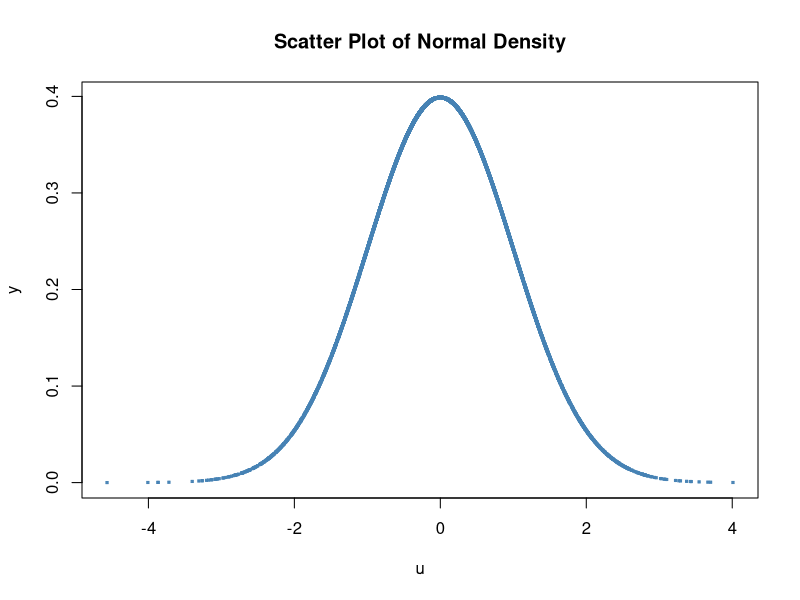
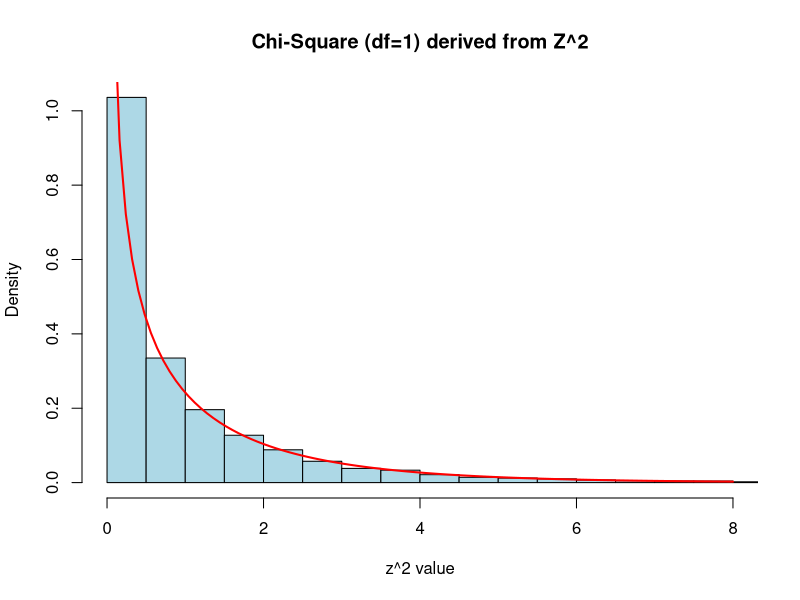
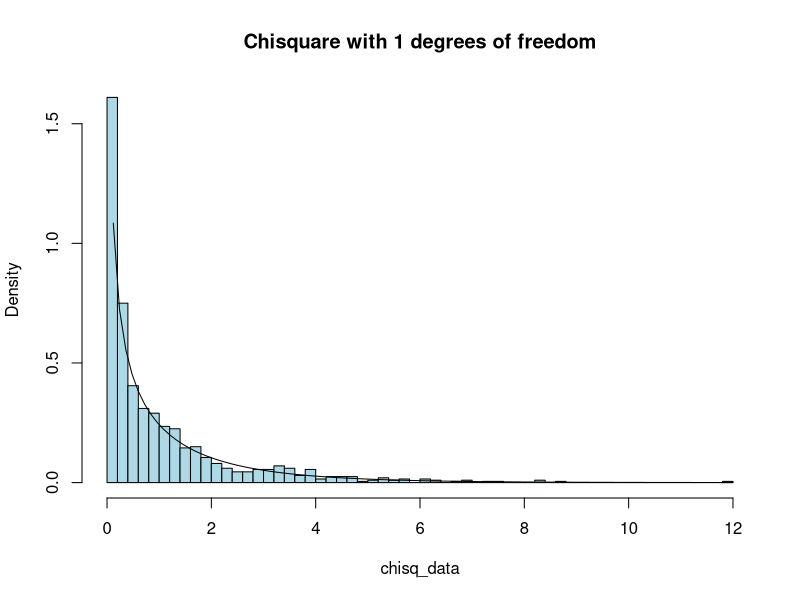
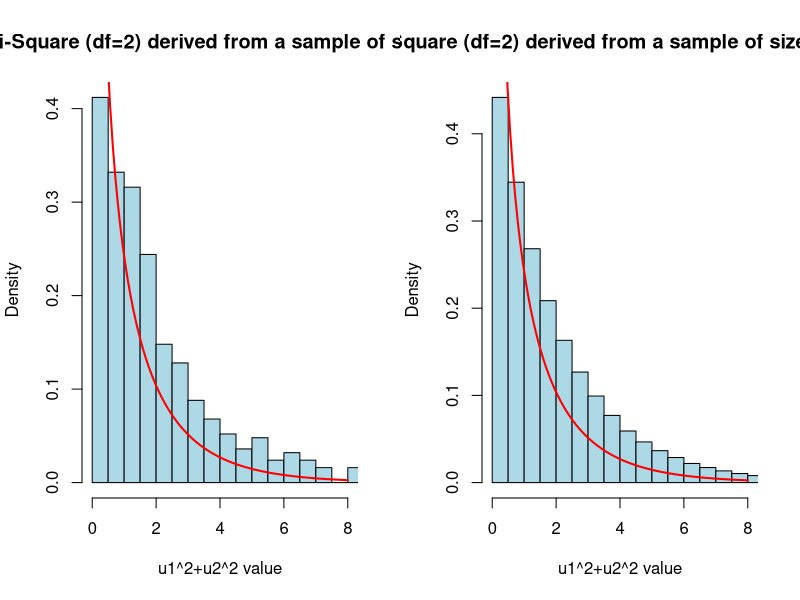
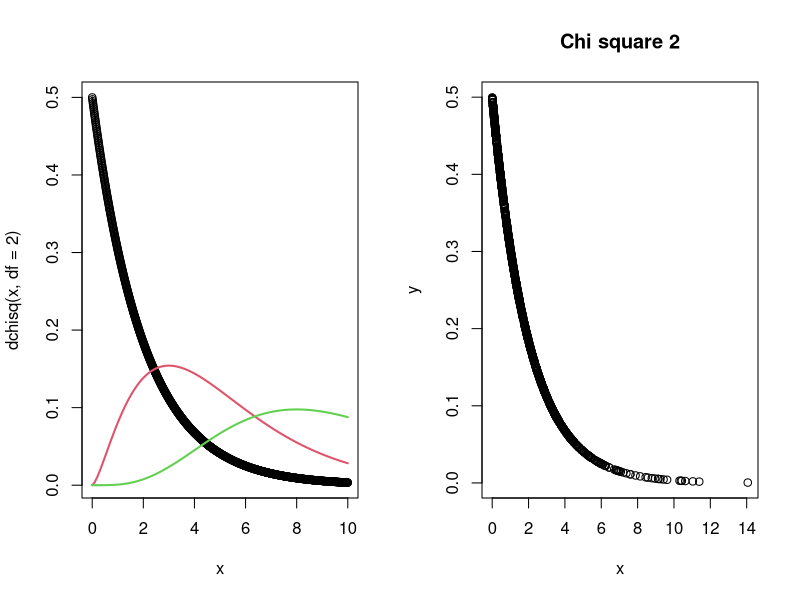
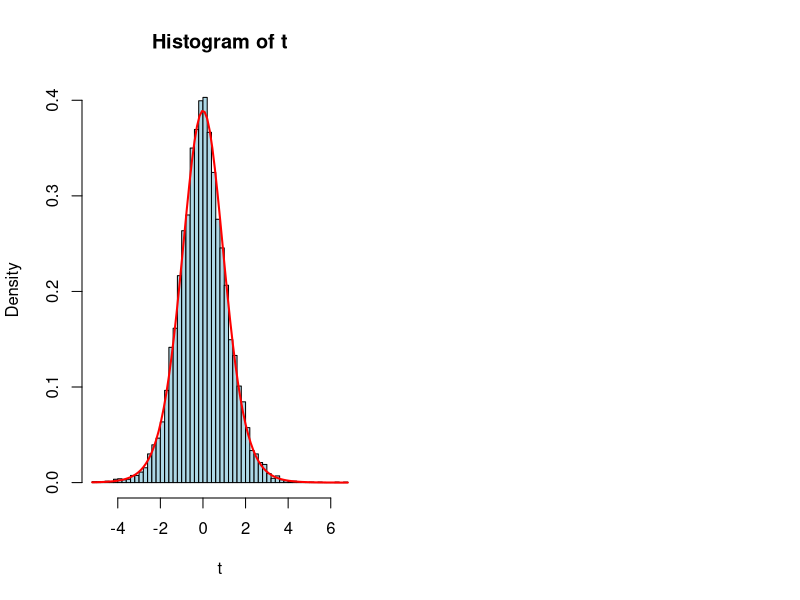
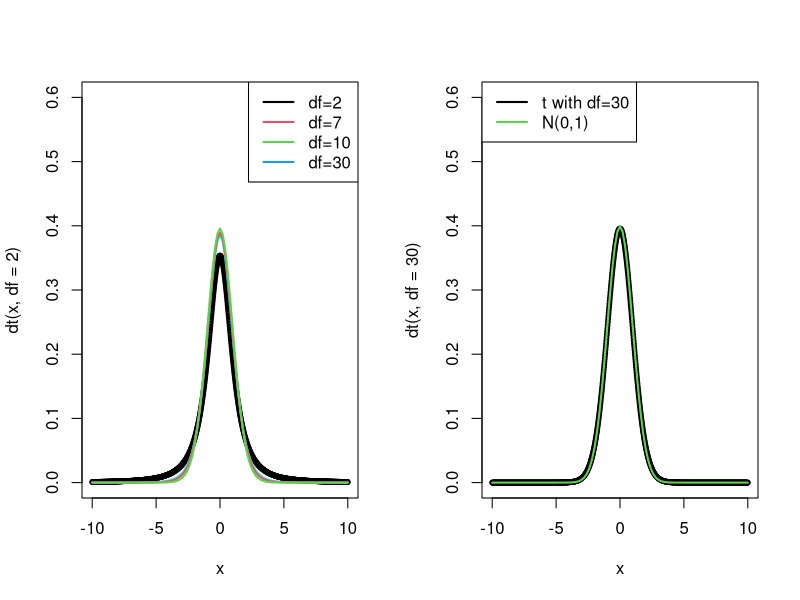
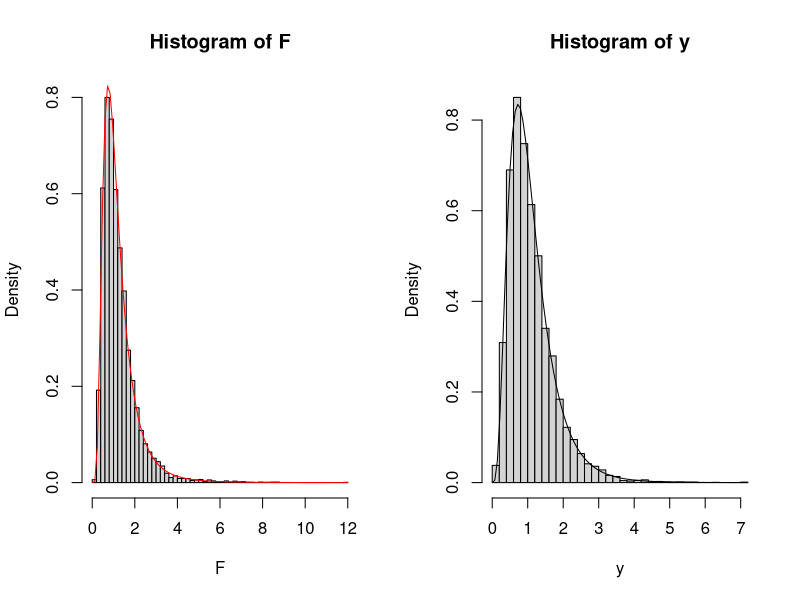

The R source for these figures, in order:
#Sampling Distributions

#Chi Square Distribution

#Statistic: function of random variables
#eg: Sample mean ,max,min etc

#distribution of statistic

####################################################################################

#Standard normal

u<-rnorm(10000) #generates 10000 random numbers
y=dnorm(u) #gives the density

#plot of standard normal distribution using 10000 random numbers generated 

plot(u, y, main = "Scatter Plot of Normal Density", 
     col = "steelblue", pch = 13, cex = 0.3)

####################################################################################

# Square of std normal is chisq(1)

chi_sq_data <- u^2

#histogram of generated u^2 where u is from N(0,1)

hist(chi_sq_data,breaks = 50, probability = TRUE, 
     col = "lightblue",main = "Chi-Square (df=1) derived from Z^2",
     xlab = "z^2 value", xlim = c(0, 8))


####################################################################################

#plot of chisq(1)

x=seq(0,10,length.out=1000)
curve(dchisq(x, df = 1), add = TRUE, 
      col = "red", lwd = 2)
#mean

mean(chi_sq_data)

#var
var(chi_sq_data)

####################################################################################

#If X_i follows N(mu,sigma^2) then {(X_i-mu)/sigma}^2 follow chisq(1)

mu=10
sigma=2
u<-rnorm(1000,mu,sigma)
chisq_data<-{(u-mu)/sigma}^2
hist(chisq_data,breaks=50,prob=TRUE,col="lightblue",main="Chisquare with 1 degrees of freedom")

#density curve of chisq(1) in the same plot of histogram 
x=seq(0,10,length.out=1000)
curve(dchisq(x,df=1),add=TRUE)



####################################################################################

# Sum of 2 ind chisquare with n1 and n2 df respectively is chisquare(n1+n2)
par(mfrow=c(1,2))

u1<-rnorm(500)
u2<-rnorm(500)
chi_sq_data <- u1^2+u2^2
hist(chi_sq_data,breaks = 30, probability = TRUE, 
     col = "lightblue",main = "Chi-Square (df=2) derived from a sample of size 500",
     xlab = "u1^2+u2^2 value", xlim = c(0, 8))

#density curve of chisq(2) in the same plot of histogram 
x=seq(0,10,length.out=1000)
curve(dchisq(x, df = 1), add = TRUE, 
      col = "red", lwd = 2)


#same result proved with more number of random numbers generated

u1<-rnorm(1000000)
u2<-rnorm(1000000)
chi_sq_data <- u1^2+u2^2
hist(chi_sq_data,breaks = 60, probability = TRUE, 
     col = "lightblue",main = "Chi-Square (df=2) derived from a sample of size 1000000",
     xlab = "u1^2+u2^2 value", xlim = c(0, 8))


x=seq(0,10,length.out=1000)
curve(dchisq(x, df = 1), add = TRUE, 
      col = "red", lwd = 2)

####################################################################################

#mean of chisq(n) is n

mean(chi_sq_data)

#variance of chisq(n) is 2n
var(chi_sq_data)

#the values obtained will be closer to n and 2n respectively
####################################################################################

#Plot of chi square random variables with various degrees of freedom

x=seq(0,10,length.out=1000)
plot(x,dchisq(x, df = 2))
curve(dchisq(x, df = 2), add = TRUE, 
      col = "1", lwd = 2)
curve(dchisq(x, df = 5), add = TRUE, 
      col = "2", lwd = 2)
curve(dchisq(x, df = 10), add = TRUE, 
      col = "3", lwd = 2)

####################################################################################

#dchisq(x,df)  gives density
#pchisq(q,df,lower.tail=TRUE)   df
#qchisq(p,df,lower.tail=TRUE)   quantile fun
#rchisq(n,df)  generates random deviates 


#plot of chisq(2)
x=rchisq(1000,2)
y=dchisq(x,2)
plot(x,y,main="Chi square 2")

####################################################################################

#Suppose X follows chisquare(10).
#P(X<=5)=F(5)
pchisq(q=5,df=10)

#P(X>5)=1-F(5)

pchisq(q=5,df=10,lower.tail=FALSE)

#P(5<x<7)
pchisq(q=7,df=10)-pchisq(q=5,df=10)

#quantiles

#qchisq(p,df,lower.tail=TRUE)

#60% QUANTILE
qchisq(p=0.6,df=10)

qchisq(p=0.4,df=10,lower.tail=FALSE)

####################################################################################

#T DISTRIBUTION

#symmetric
#t density has thicker tails, indicating greater variability
#than normal density
#when n>30, the shape of t and normal are almost the same

#If X follows N(0,1) and Y follows chisq(n) then
#X/sqrt(Y/n) follows t distribution

dnorm(0)
u<-rnorm(10000)
v<-rchisq(10000,df=10)
t<-u/sqrt(v/10)
hist(t,breaks=50,col='lightblue',prob=TRUE)
x=seq(0,10,length.out=10000)
curve(dt(x, df = 10), add = TRUE, 
      col = "red", lwd = 2)


####################################################################################

#mean(t)
#var(t)=n/(n-2)

par(mfrow=c(1,2))

x=seq(-10,10,length.out=1000)
plot(x,dt(x, df = 2),ylim=c(0,.6),lwd = 2,cex=.5)
curve(dt(x, df = 7), add = TRUE, 
      col = "5", lwd = 2)
curve(dt(x, df = 10), add = TRUE, 
      col = "2", lwd = 2)
curve(dt(x, df = 30), add = TRUE, 
      col = "3", lwd = 2)
legend("topright", 
       legend = c("df=2", "df=7","df=10","df=30"), 
       col = c("1","2","3","4"), 
       lty = 1, # Line type (1 = solid)
       lwd = 2) # Line width

####################################################################################


#when n>30, the shape of t and normal are almost the same

plot(x,dt(x, df = 30),ylim=c(0,.6),lwd = 2,cex=.5)
curve(dnorm(x), add = TRUE,col = "3", lwd = 2)
legend("topleft", 
       legend = c("t with df=30", "N(0,1)"), 
       col = c("1","3"), 
       lty = 1, # Line type (1 = solid)
       lwd = 2) # Line width


#dt(x=,df=)
#pt(q=,df=,lower.tail=)
#qt(p=,df=,lower.tail=)


####################################################################################
#F distribution

#X follows chisq(m) and Y follows chisq(n) be ind then 
#(X/m)/(Y/n) follows F(m,n)

#mean=n/(n-2)
#var=2n^2(m+n-2)/(m(n-2)^2(n-4))

u<-rchisq(10000,df=20)
v<-rchisq(10000,df=10)
F=(u/20)/(v/10)
hist(F,breaks=50,prob=TRUE)
curve(df(x,20,10),add=TRUE,col="red")

y=1/F
hist(y,breaks=50,prob=TRUE)
curve(df(x,10,20),add=TRUE)

####################################################################################
#if X follows t(n) then X^2 follows F(1,n)
t=rt(1000,20)
F=t^2

par(mfrow=c(1,2))

hist(F,breaks=100,prob=TRUE)
x=seq(0,10,length.out=10000)
curve(df(x,1,20),add=TRUE,col="red")

###################################################################################
